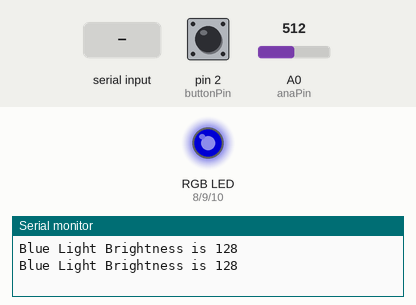
The sketch below on a simulated Arduino Uno, built with avr-gcc and run on an emulated ATmega328P. Shown: an RGB LED mixed from three pins (HIGH = lit), the last lines printed to the serial monitor. The inputs (shaded band) are chosen by the test bench; at power-on: A0 (anaPin) = 512, pin 2 (buttonPin) LOW. Dim RGB values are drawn brighter than linear.

Above: at 1.2 s.
1.3 s: A0 (anaPin) set to 716
At 3.2 s:
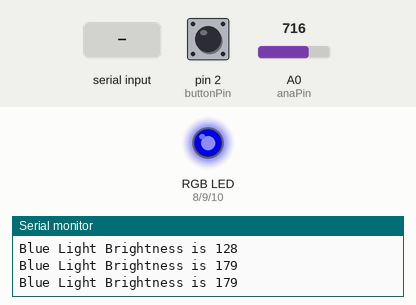
3.5 s: "1" received over Serial
At 5.0 s:
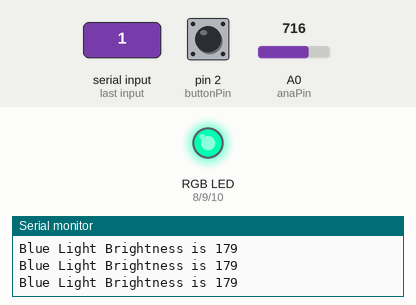
5.5 s: pin 2 (buttonPin) pulled HIGH for 1 s
At 6.5 s:
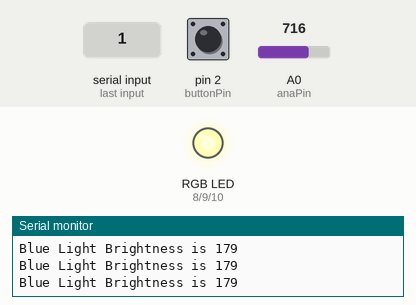
8.5 s: A0 (anaPin) set to 900
At 10.1 s:
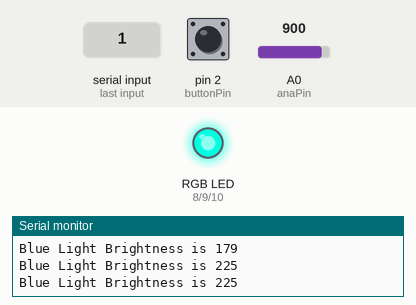
10.5 s: "0" received over Serial
At 11.6 s:
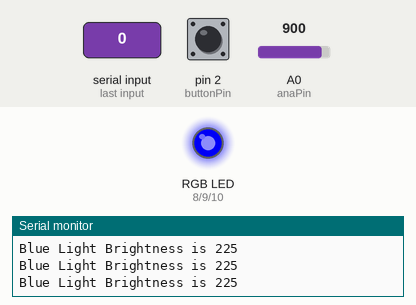
12.5 s: pin 2 (buttonPin) pulled HIGH for 3.2 s
At 14.4 s:
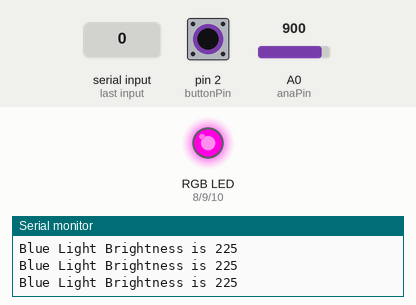
Timing chart, 0 to 17.5 s (numbered marks = the images above; inputs shaded):
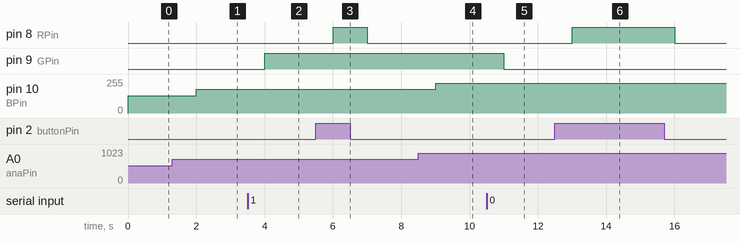

Measured:
- after the input at 1.3 s, pin 10 (BPin): 128/255 → 179/255 after 0.70 s
- after the input at 3.5 s, pin 9 (GPin): LOW → HIGH after 0.50 s
- after the input at 5.5 s, pin 8 (RPin): LOW → HIGH after 0.50 s, → LOW 1.0 s later
- after the input at 8.5 s, pin 10 (BPin): 179/255 → 225/255 after 0.50 s
- after the input at 10.5 s, pin 9 (GPin): HIGH → LOW after 0.51 s
- after the input at 12.5 s, pin 8 (RPin): LOW → HIGH after 0.51 s, → LOW 3.0 s later

The sketch:

Task1-2.ino
```cpp
const int buttonPin = 2;
const int RPin = 8;
const int GPin = 9;
const int BPin = 10;
const int anaPin = A0;

int buttonState = 0;
int val;
int greenon = 0;

void setup() {
  pinMode(RPin, OUTPUT);
  pinMode(GPin, OUTPUT);
  pinMode(BPin, OUTPUT);
  pinMode(buttonPin, INPUT);
  Serial.begin(9600);
}

void loop() {
  buttonState = digitalRead(buttonPin);
  if (buttonState == HIGH) {
    digitalWrite(RPin, HIGH);
  } else {
    digitalWrite(RPin, LOW);
  }

  if (Serial.available() > 0){
    char input = Serial.read();
    if (input == '1'  ){
      greenon = 1;
    }else if(input == '0'){
      greenon = 0;
    }
  }
  digitalWrite(GPin, greenon);

  val = analogRead(anaPin);
  analogWrite(BPin, val/4);
  Serial.print("Blue Light Brightness is ");
  Serial.print(val/4);
  Serial.println();
  delay(1000);
}
```
